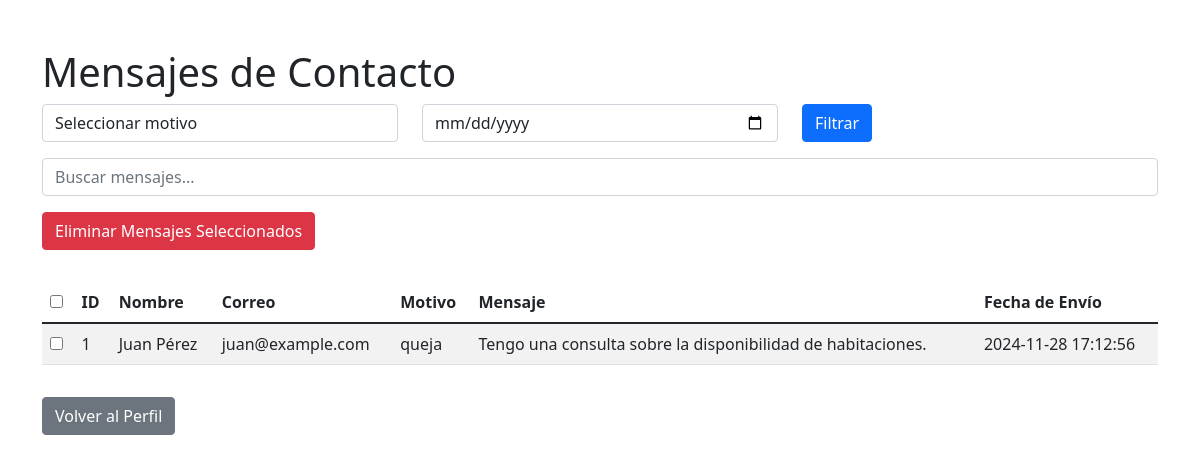
Page /ver_contactos.php on the earlier database version.
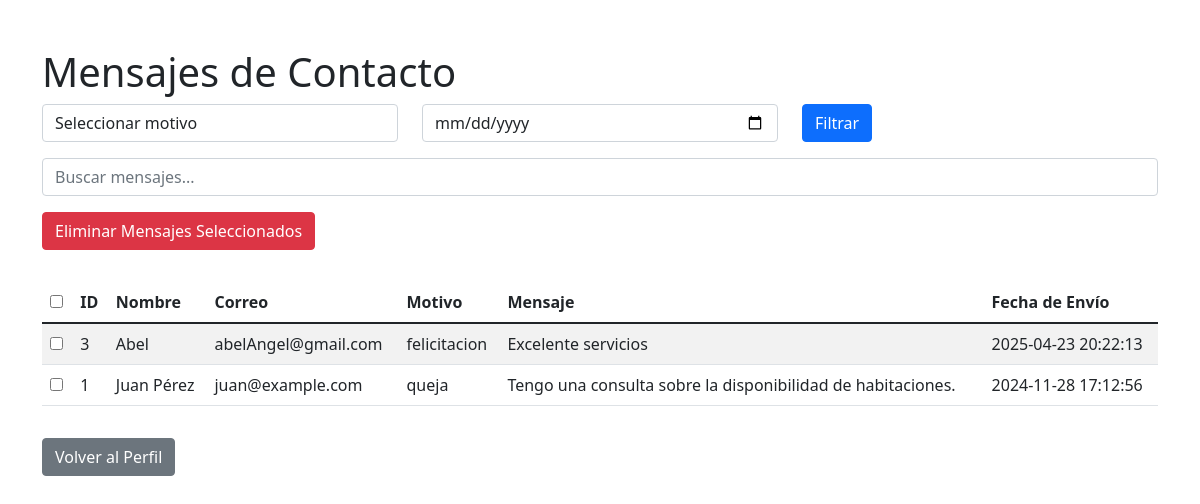
Same page on the later database version.
### tables this page shows
CREATE TABLE `contactos` (
  `id` int(11) NOT NULL,
  `nombre` varchar(255) NOT NULL,
  `correo` varchar(255) NOT NULL,
  `motivo_id` int(11) NOT NULL,
  `mensaje` text NOT NULL,
  `fecha` timestamp NOT NULL DEFAULT current_timestamp(),
  `fecha_envio` datetime NOT NULL DEFAULT current_timestamp()
);

CREATE TABLE `motivos` (
  `id` int(11) NOT NULL,
  `descripcion` varchar(50) NOT NULL
);

### ver_contactos.php (the view, shortened to what this page needs)
<?php
include 'CRUD/conexion.php';
$fechaFiltro = isset($_POST['fecha_filtro']) ? $_POST['fecha_filtro'] : '';
$sql = "SELECT c.*, m.descripcion AS motivo FROM contactos c
        JOIN motivos m ON c.motivo_id = m.id
        WHERE 1";
$sql .= " ORDER BY c.fecha_envio DESC";
$resultado = $conn->query($sql);
?>
<!DOCTYPE html>
<html lang="es">
<head>
    <link rel="stylesheet" href="https://cdn.jsdelivr.net/npm/bootstrap@5.1.3/dist/css/bootstrap.min.css">
</head>
<body>
    <div class="container mt-5">
        <h1>Mensajes de Contacto</h1>
        <form method="POST" class="mb-3">
            <div class="row">
                <div class="col">
                    <select name="motivo_filtro" class="form-control">
                        <option value="">Seleccionar motivo</option>
                    </select>
                </div>
                <div class="col">
                    <input type="date" name="fecha_filtro" value="<?php echo $fechaFiltro; ?>" class="form-control">
                </div>
                <div class="col">
                    <button type="submit" class="btn btn-primary">Filtrar</button>
                </div>
            </div>
        </form>
        <div class="mb-3">
            <input type="text" id="searchInput" class="form-control" placeholder="Buscar mensajes..." onkeyup="filterTable()">
        </div>
        <form method="POST" id="deleteForm">
            <button type="submit" class="btn btn-danger mb-3">Eliminar Mensajes Seleccionados</button>
            <table id="contactosTable" class="table table-striped mt-3">
                <thead>
                    <tr>
                        <th><input type="checkbox" id="selectAll" onclick="toggleSelectAll()"></th>
                        <th>ID</th>
                        <th>Nombre</th>
                        <th>Correo</th>
                        <th>Motivo</th>
                        <th>Mensaje</th>
                        <th>Fecha de Envío</th>
                    </tr>
                </thead>
                <tbody>
                    <?php
                    if ($resultado->num_rows > 0):
                        while ($fila = $resultado->fetch_assoc()): ?>
                            <tr>
                                <td><input type="checkbox" name="delete_ids[]" value="<?php echo $fila['id']; ?>"></td>
                                <td><?php echo $fila['id']; ?></td>
                                <td><?php echo htmlspecialchars($fila['nombre']); ?></td>
                                <td><?php echo htmlspecialchars($fila['correo']); ?></td>
                                <td><?php echo htmlspecialchars($fila['motivo']); ?></td>
                                <td><?php echo nl2br(htmlspecialchars($fila['mensaje'])); ?></td>
                                <td><?php echo $fila['fecha_envio']; ?></td>
                            </tr>
                        <?php endwhile;
                    else: ?>
                        <tr><td colspan="7">No hay mensajes de contacto disponibles.</td></tr>
                    <?php endif; ?>
                </tbody>
            </table>
        </form>
        <a href="perfil.php" class="btn btn-secondary mt-3">Volver al Perfil</a>
    </div>
</body>
</html>

Differences in the rows shown:
added contactos: id "3", nombre "Abel", correo "abelAngel@gmail.com", motivo.descripcion "felicitacion", mensaje "Excelente servicios", fecha_envio "2025-04-23 20:22:13"
